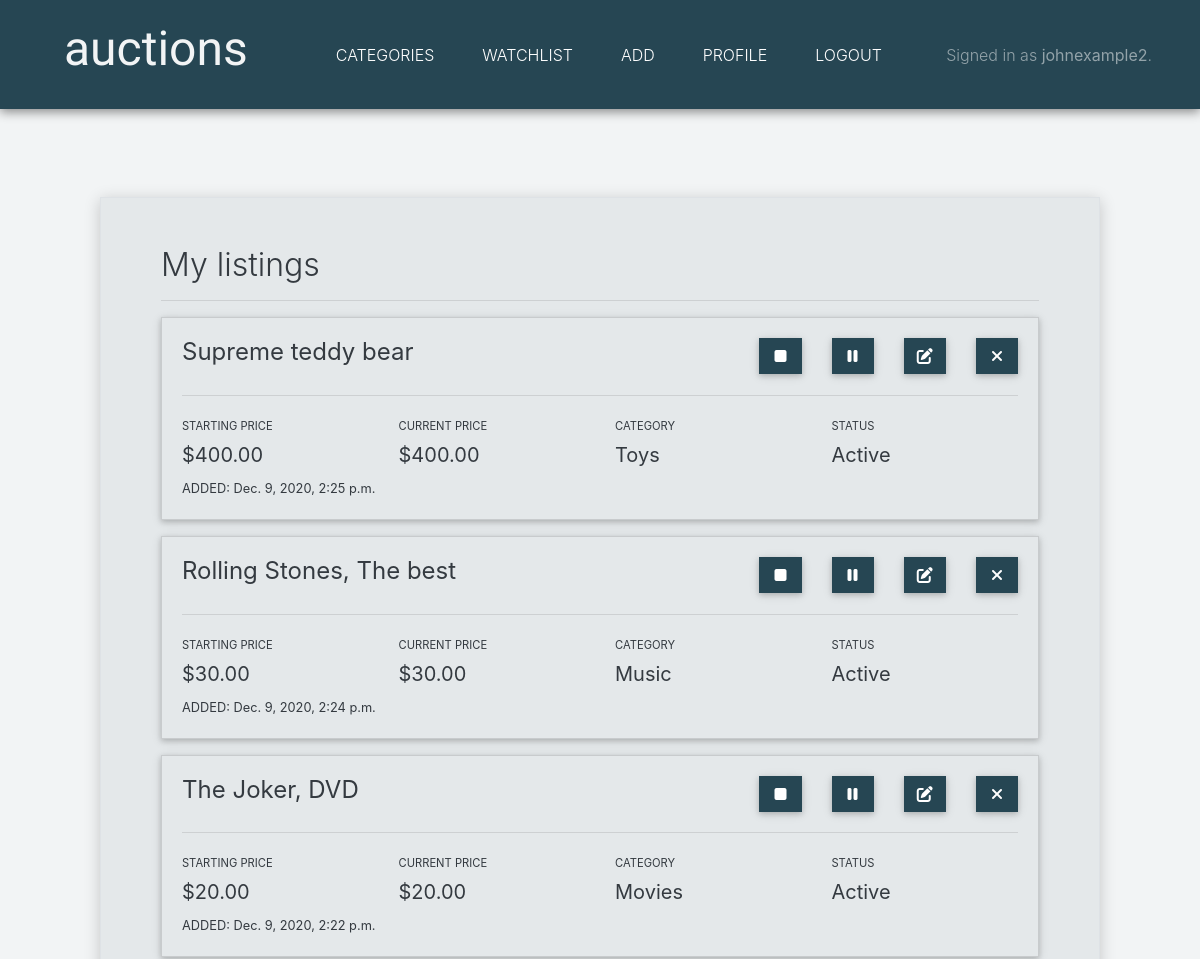
Page /profile/view/mylistings (signed in, upper part) on the earlier database version.
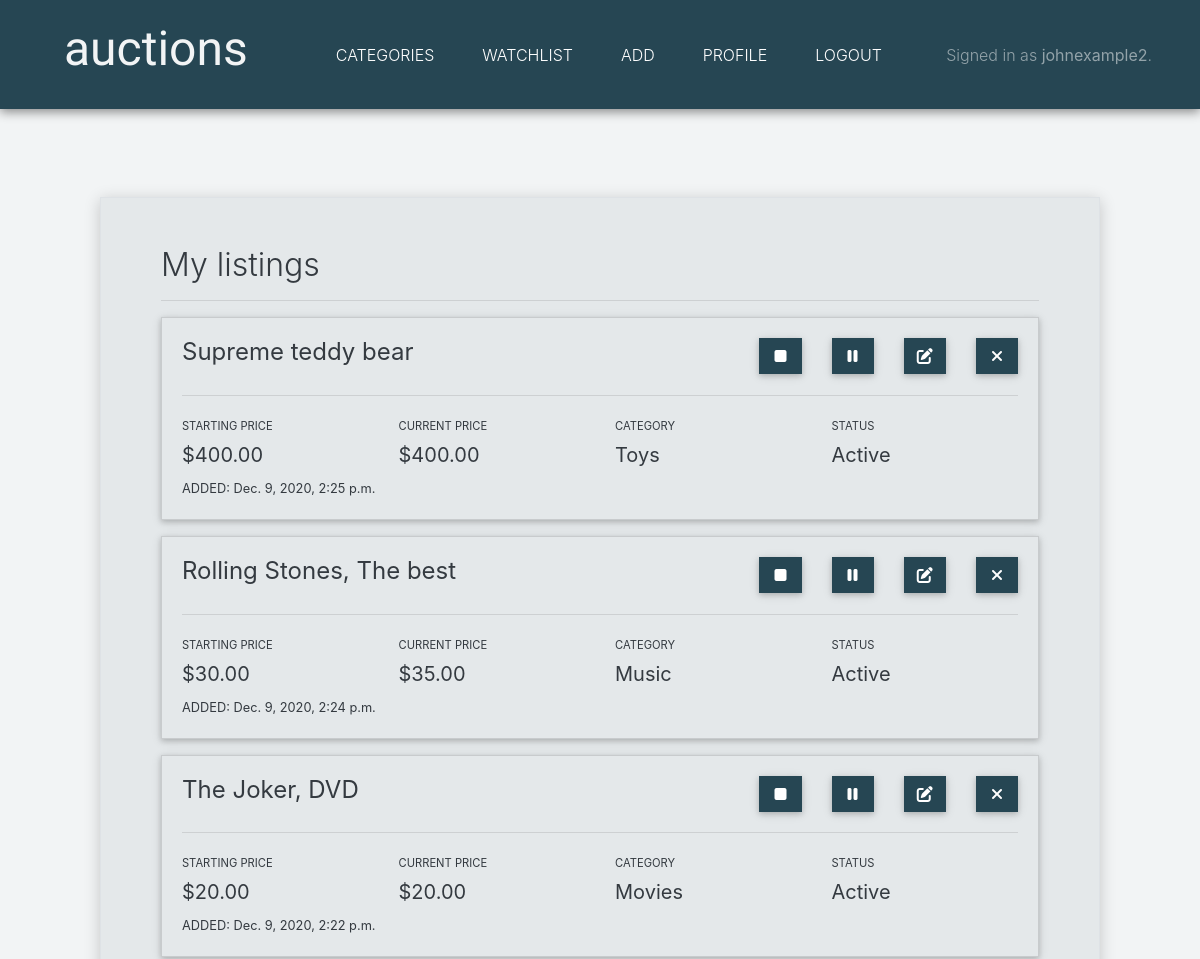
Same page on the later database version.
### auctions/models.py (models this page shows, shortened)
class Listing(models.Model):
    title = models.CharField(max_length=30)
    description = models.CharField(max_length=500)
    starting_price = models.FloatField()
    current_price = models.FloatField(blank=True, null=True)
    photo = models.ImageField(upload_to='listing_images', default='default.jpg')
    user = models.ForeignKey(User, on_delete=models.CASCADE)
    category = models.ForeignKey(Category, on_delete=models.CASCADE)
    date_added = models.DateTimeField(default=timezone.now)
    active = models.BooleanField(default=True)
    winner = models.CharField(max_length=30, blank=True, null=True)
    def get_status(self):
        if self.active == 1:
            return "active"
        else:
            return "not active"

### auctions/views.py (the view)
# urls.py: path("profile/view/mylistings", views.listings_view, name="listings_view"),
@login_required
def listings_view(request):
    logged_user = request.user
    user_id = logged_user.id
    listings = Listing.objects.filter(user_id=user_id).order_by('-date_added')
    categories = Category.objects.all().order_by('name')
    return render(request, "auctions/listings_view.html", {
        "listings": listings,
        "categories": categories
    })

### auctions/templates/auctions/listings_view.html (shortened to what the changed rows need)
{% extends "auctions/layout.html" %}
{% block body %}
    <div class="listings-panel animated slideInDown border mt-5">
        <div><h2>My listings</h2></div>
        {% for listing in listings %}
        <div class="pb-3">
            <div class="card" style="border-radius: 0; background-color: #E4E8EA;">
                <div class="card-body">
                    <div class="row">
                        <div class="col">
                            <h4 class="card-title">{{ listing.title }}</h4>
                        </div>
                        {% if not listing.winner %}
                            <div class="col-1">
                                <form action="{% url 'listing_end' %}" method="POST">
                                    <button type="submit" class="btn btn-info button-custom btn-block"><i class="fas fa-stop"></i></button>
                                </form>
                            </div>
                            <div class="col-1">
                                {% if listing.active == 1 %}
                                <form action="{% url 'listing_deactivate' %}" method="POST">
                                    <button type="submit" class="btn btn-info button-custom btn-block"><i class="fas fa-pause"></i></button>
                                </form>
                                {% else %}
                                <form action="{% url 'listing_activate' %}" method="POST">
                                    {% csrf_token %}
                                    <input name="listing_id" value="{{ listing.id }}" hidden>
                                    <button type="submit" class="btn btn-info button-custom btn-block"><i class="fas fa-play"></i></button>
                                </form>
                                {% endif %}
                            </div>
                            <div class="col-1">
                                <a href="{% url 'change_password' %}" role="button" class="btn btn-info button-custom btn-block"><i class="fas fa-edit"></i></a>
                            </div>
                        {% else %}
                            <div class="col-4">
                                <div class="pt-2" style="color: #419281;" id="winnerOutput"><strong>ITEM SOLD - BUYER: {{ listing.get_winner_username }}</strong></div>
                            </div>
                        {% endif %}
                        <div class="col-1">
                            <form action="{% url 'listing_delete' %}" method="POST">
                                <button type="submit" class="btn btn-info button-custom btn-block"><i class="fas fa-times"></i></button>
                            </form>
                        </div>
                    </div>
                    <hr>
                    <div class="row">
                        <div class="col">
                            <label class="form-input-label" for="startingPriceOutput">STARTING PRICE</label>
                            <div id="startingPriceOutput">
                                <h5>${{ listing.starting_price }}0</h5>
                            </div>
                        </div>
                        <div class="col">
                            <label class="form-input-label" for="currentPriceOutput">CURRENT PRICE</label>
                            <div id="currentPriceOutput">
                                <h5>${{ listing.current_price }}0</h5>
                            </div>
                        </div>
                        <div class="col">
                            <label class="form-input-label" for="categoryOutput">CATEGORY</label>
                            <div id="categoryOutput">
                                <h5>
                                {% for category in categories %}
                                    {% if category.id == listing.category_id %}
                                        {{category.name}}
                                    {% endif %}
                                {% endfor %}
                                </h5>
                            </div>
                        </div>
                        <div class="col">
                            <label class="form-input-label" for="statusOutput">STATUS</label>
                            <div id="statusOutput">
                                <h5>{{ listing.get_status|title }}</h5>
                            </div>
                        </div>
                    </div>
                    <div class="row">
                        <div class="col">
                            <small>ADDED: {{ listing.date_added }}</small>
                        </div>
                    </div>
                </div>
            </div>
        </div>
        {% endfor %}
    </div>
{% endblock %}

Differences in the rows shown:
changed Listing "Rolling Stones, The best": current_price "30.0" → "35.0"
